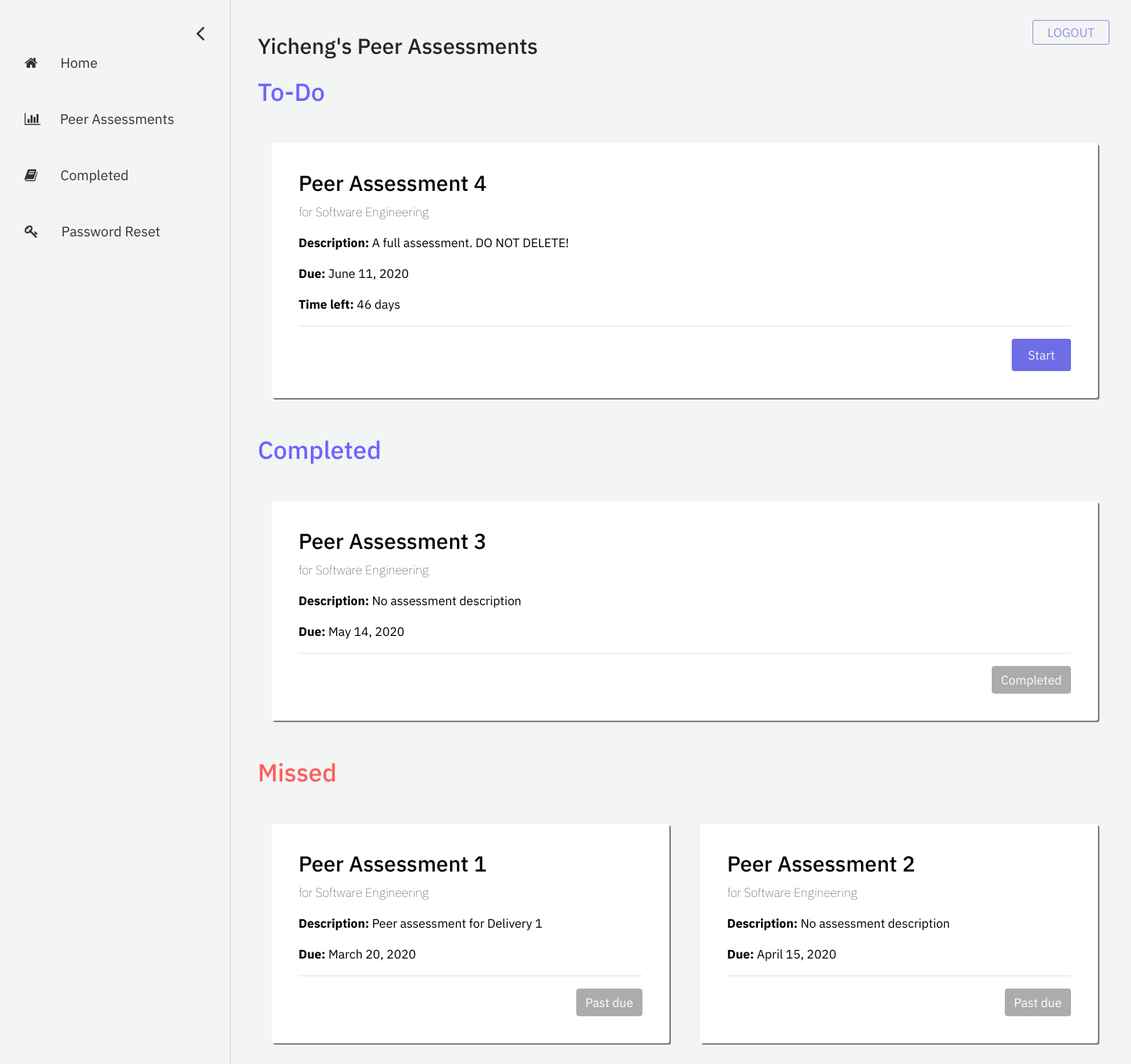
The app's page /student/peer-assessments (signed in) with its own data.
### account/models.py (models this page shows, shortened)
class User(AbstractBaseUser, PermissionsMixin):
    email = models.EmailField(
        verbose_name=_('email address'), max_length=255, unique=True
    )
    first_name = models.CharField(_('first name'), max_length=30, blank=True)
    last_name = models.CharField(_('last name'), max_length=150, blank=True)
    eagle_id = models.CharField(max_length = 8, unique=True)
    is_student = models.BooleanField(
        _('student status'),
        default=False,
        help_text=_(
            'Shows whether this user is a student. '
        ),
    )
    is_instructor = models.BooleanField(
        _('instructor status'),
        default=False,
        help_text=_(
            'Shows whether this user is a instructor. '
        ),
    )
    is_active = models.BooleanField(
        _('active'),
        default=True,
        help_text=_(
            'Designates whether this user should be treated as active. '
            'Unselect this instead of deleting accounts.'
        ),
    )
    is_staff = models.BooleanField(
        _('admin status'),
        default=False,
        help_text=_(
            'Designates whether the user can log into this admin site.'
        ),
    )
    date_joined = models.DateTimeField(
        _('date joined'), default=timezone.now
    )
    objects = UserManager()
    USERNAME_FIELD = 'email'
    REQUIRED_FIELDS = ['first_name', 'last_name', 'eagle_id', 'is_student', 'is_instructor']

### assessment/models.py (models this page shows, shortened)
class Assessment(models.Model):
    name = models.CharField("assessment name", max_length=255)
    description = models.TextField("description", max_length=512, blank=True)
    date_created = models.DateTimeField("date created", auto_now_add=True)
    start_date = models.DateField("start date")
    end_date = models.DateField("end date")
    course = models.ForeignKey(Course, on_delete=models.CASCADE) # the course that this peer review belongs to
    questions = models.ManyToManyField(Question) # a set of Questions under this assessment
    result_sets = models.ManyToManyField(Result_set) # a set of Result_sets under this assessment
    completed_students = models.ManyToManyField(User, related_name="completed_students") # a set of Users who have completed this assessment
    def time_left(self):
        time = str(self.end_date - datetime.datetime.now().date())
        return time[:time.find(',')]
    def is_missed(self):
        time = str(self.end_date - datetime.datetime.now().date())
        if time[0] == '-':
            return True
        return False

### registration/models.py (models this page shows, shortened)
class Course(models.Model):
    course_name = models.CharField("course name", max_length=60)
    course_code = models.IntegerField("course code")
    section_number = models.SmallIntegerField("section number")
    year = models.SmallIntegerField("year of realization")
    semester_choices = (
        ('S', 'Spring'),
        ('F', 'Fall'),
    )
    semester = models.CharField("semester of realization", max_length = 1, choices = semester_choices)
    professors = models.ManyToManyField(User)
    students = models.ManyToManyField(User, related_name="students")

### eval_student/views.py (the view)
# urls.py: path('peer-assessments', views.peer_assessments, name='peer-assessments'),
def peer_assessments(request):
    assessment_list = Assessment.objects.all()
    filtered_list = []
    for i in assessment_list:
       if  request.user in i.course.students.all():
           filtered_list.append(i)
    context = {
        'assessment_list': filtered_list,
    }
    return render(request, 'eval_student/peer-assessments.html', context=context)

### eval_student/templates/eval_student/peer-assessments.html (shortened to what this page needs)
{% extends 'eval_student/base-sidebar.html'%}
{% load static %}
{% block content%}
<div id="main">
	<div class="container title-box">
		<h3>{{ user.first_name }}'s Peer Assessments</h3>
	</div>
	<div class="container">
		<h2 style="color: #6C63FF; margin-bottom: 0;">To-Do</h2>
		{% if assessment_list|length > 0 %}
			<div class="row">
				{% for assessment in assessment_list %}
					{% if not assessment.is_missed and request.user not in assessment.completed_students.all %}
						<div class="col grid-box">
							<h3> {{ assessment.name }} </h3>
							<p style="font-weight: 20;"> for {{ assessment.course.course_name }}</p>
							{% if assessment.description != '' %}
								<p><b>Description:</b> {{ assessment.description }}</p>
							{% else %}
								<p><b>Description:</b> No assessment description</p>
							{% endif %}
							<p> <b>Due:</b> {{ assessment.end_date }}</p>
							<p> <b>Time left:</b> {{ assessment.time_left }}</p>
							<hr>
							<form>
								<button formaction="{% url 'answer-assessment' assessment_id=assessment.id %}" class="btn btn-primary buttons purple float-right">Start</button>
							</form>
						</div>
					{% endif %}
				{% endfor %}
			</div>
		{% else %}
			<p>No peer assessment available.</p>
		{% endif %}
	</div>
	<div class="container">
		<h2 style="color: #6C63FF; margin-bottom: 0;">Completed</h2>
			{% if assessment_list|length > 0 %}
				<div class="row">
					{% for assessment in assessment_list %}
						{% if not assessment.is_missed and request.user in assessment.completed_students.all %}
							<div class="col grid-box">
								<h3> {{ assessment.name }} </h3>
								<p style="font-weight: 20;"> for {{ assessment.course.course_name }}</p>
								{% if assessment.description != '' %}
									<p><b>Description:</b> {{ assessment.description }}</p>
								{% else %}
									<p><b>Description:</b> No assessment description</p>
								{% endif %}
								<p> <b>Due:</b> {{ assessment.end_date }}</p>
								<hr>
								<button type="submit" style="background-color: gray; border: gray;" class="btn btn-primary float-right" disabled>Completed</button>
							</div>
						{% endif %}
					{% endfor %}
				</div>
			{% else %}
				<p>No peer assessment available.</p>
			{% endif %}
	</div>
	<div class="container">
		<h2 style="color: rgb(255, 91, 92); margin-bottom: 0;">Missed</h2>
			{% if assessment_list|length > 0 %}
				<div class="row">
					{% for assessment in assessment_list %}
						{% if assessment.is_missed %}
							<div class="col grid-box">
								<h3> {{ assessment.name }} </h3>
								<p style="font-weight: 20;"> for {{ assessment.course.course_name }}</p>
								{% if assessment.description != '' %}
									<p><b>Description:</b> {{ assessment.description }}</p>
								{% else %}
									<p><b>Description:</b> No assessment description</p>
								{% endif %}
								<p> <b>Due:</b> {{ assessment.end_date }}</p>
								<hr>
								<button type="submit" style="background-color: gray; border: gray;" class="btn btn-primary float-right" disabled>Past due</button>
							</div>
						{% endif %}
					{% endfor %}
				</div>
			{% else %}
				<p>No peer assessment available.</p>
			{% endif %}
	</div>
</div>
{% endblock %}

### eval_student/static/eval_student/css/base-sidebar.css (style rules this page uses)
body { font-family: 'IBM Plex Sans', sans-serif; background-color: #f3f4f4; }
#main { transition: margin-left .5s; padding: 20px; }
.row { position: relative; top: 20px; padding: 8px; margin-top: 10px; margin-bottom: 45px; }
.col { position: relative; width: 60px; background-color: white; padding: 8px; margin-left: 25px; margin-right: 25px; border-radius: 3px; box-shadow: 0.5px 0.5px; }
.buttons { -webkit-border-radius: 3px; -moz-border-radius: 3px; border-radius: 3px; line-height: 0px; color: #f3f4f4; padding: 20px; display: inline-block; cursor: pointer; text-align: center; text-decoration: none; }
.purple { border: 1px solid #6f6de5; background-color: #6f6de5; }

### eval_student/static/eval_student/css/peer-assessments.css (style rules this page uses)
.title-box { position: absolute; top: 3%; margin-bottom: 3%; }
.grid-box { width: 98% !important; background-color: white; color: black; padding: 35px; margin-top: 10px; margin-right: 15px; margin-bottom: 15px; border-radius: 3px; box-shadow: 2px 2px grey; }

### records on screen
User: first_name "Yicheng"
Assessment: name "Peer Assessment 4", course.course_name "Software Engineering", description "A full assessment. DO NOT DELETE!", end_date "June 11, 2020", time_left "46 days"
Assessment: name "Peer Assessment 3", course.course_name "Software Engineering", shows "Description:", description "No assessment description", end_date "May 14, 2020"
Assessment: name "Peer Assessment 1", course.course_name "Software Engineering", description "Peer assessment for Delivery 1", end_date "March 20, 2020"
Assessment: name "Peer Assessment 2", course.course_name "Software Engineering", shows "Description:", description "No assessment description", end_date "April 15, 2020"
